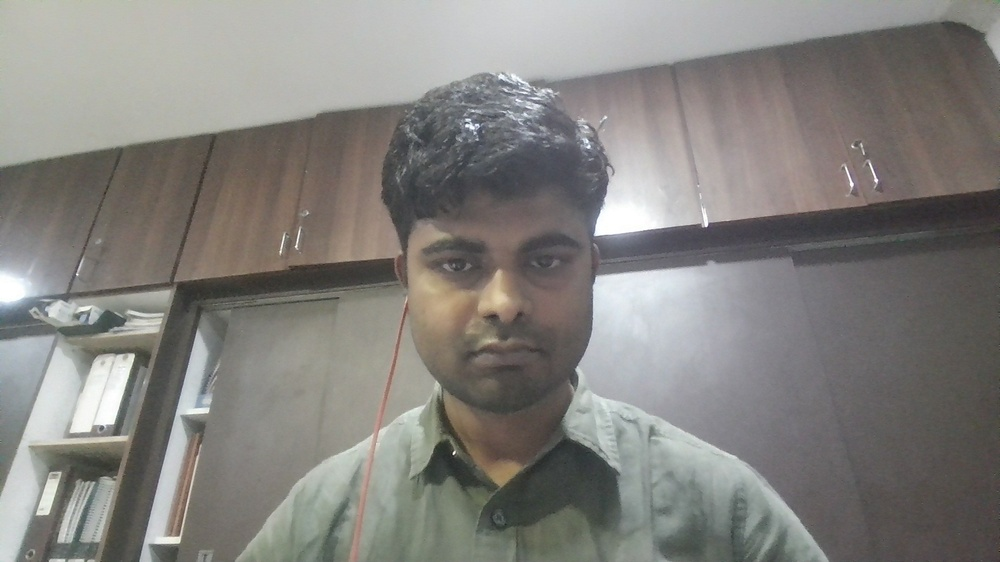
#> input picture opencv/aman_pic.jpg, 1000 x 562 px, shrunk from 1920 x 1080 before the run, given in place of the camera
$ python cv5_every_colour_except_white.py
#> lines starting #> are read from the running program, lines starting #| are printed output that depends on the picture; after the words box and inside, x2 and y2 are one past the last pixel; in counts of white or black regions, pixels touching at a corner belong together
import cv2
import numpy as np

cap=cv2.VideoCapture(0)

while True:
    _, frame =cap.read()
#> frame is the input picture: shape (562, 1000, 3); mean B, G, R 126.4, 130.2, 132.1
    hsv_frame =cv2.cvtColor(frame, cv2.COLOR_BGR2HSV)
#> hsv_frame: shape (562, 1000, 3); mean H, S, V 54.8, 21.1, 134.7

    low=np.array([0, 42, 0])
    high=np.array([179,255,255])


    mask=cv2.inRange(hsv_frame, low, high)
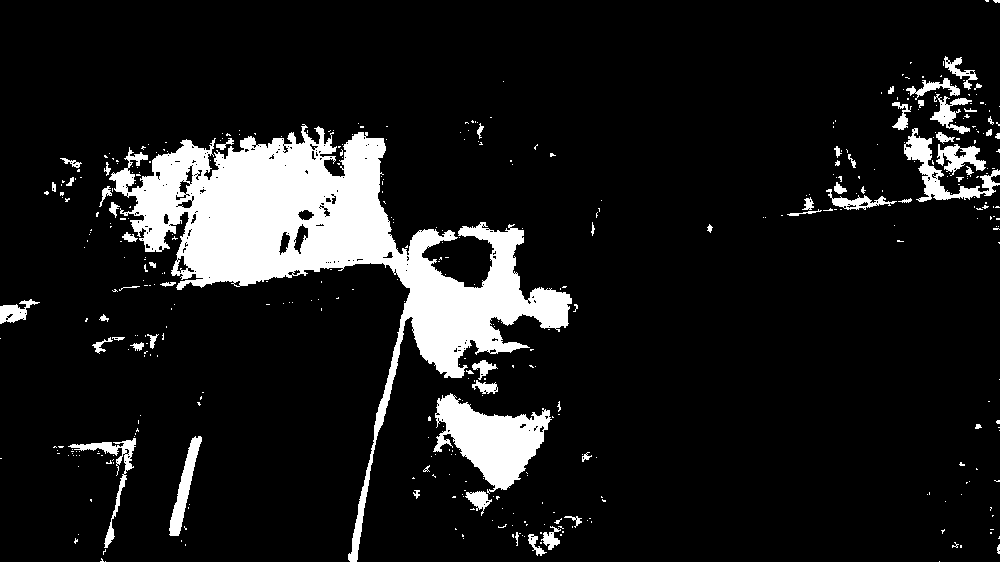
#> mask: shape (562, 1000); 11% white; 432 white regions (369 under 20 px), largest, box (x1, y1, x2, y2) and area: (109, 124, 572, 562) 44264, (433, 393, 552, 494) 5876, (904, 128, 1000, 202) 1754
    result=cv2.bitwise_and(frame, frame, mask=mask)
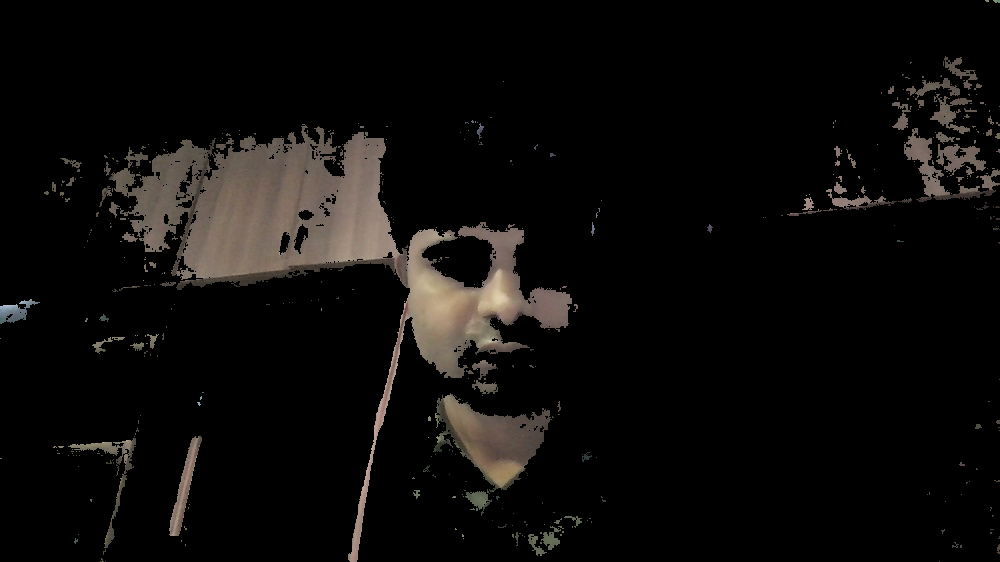
#> result: shape (562, 1000, 3); mean B, G, R 10.5, 11.8, 13.3

    cv2.imshow("Frame", frame)
    cv2.imshow('green', result)

    key=cv2.waitKey(1)
#> (key Esc is pressed here)
    if key==27:
        break

$ run again, on opencv/aman_deep.jpeg
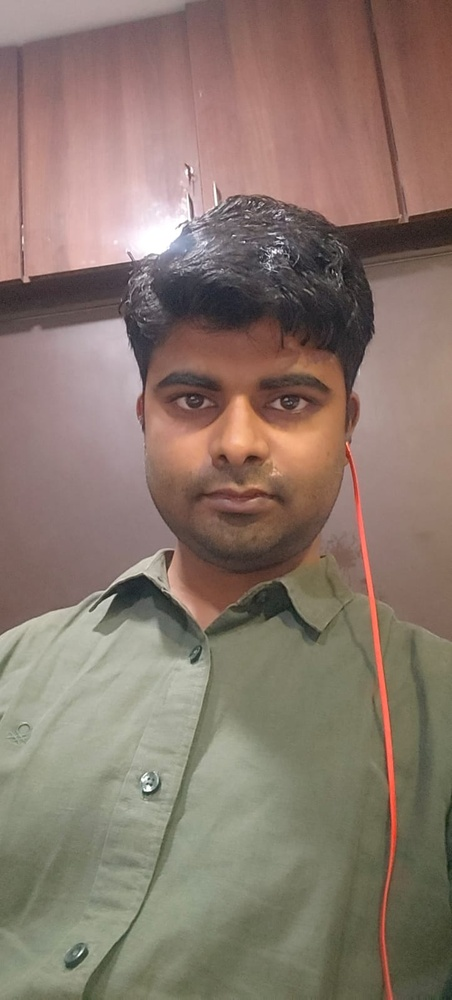
#> input picture opencv/aman_deep.jpeg, 452 x 1000 px, shrunk from 722 x 1599 before the run, given in place of the camera
#> frame is the input picture: shape (1000, 452, 3); mean B, G, R 108.8, 119.9, 137.6
#> hsv_frame: shape (1000, 452, 3); mean H, S, V 40.4, 56.8, 138.9
#> `mask=cv2.inRange(hsv_frame, low, high)`:
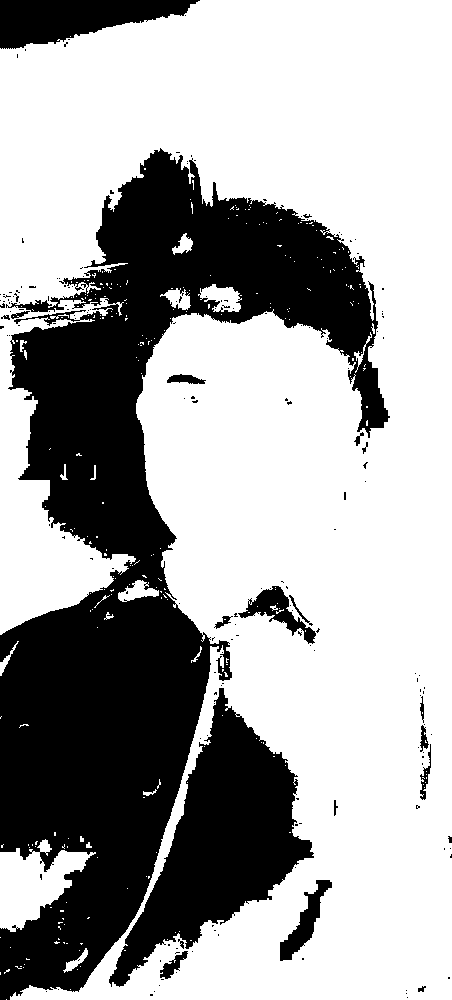
#> mask: shape (1000, 452); 65.3% white; 182 black regions (162 under 20 px), largest, box (x1, y1, x2, y2) and area: (0, 148, 390, 1000) 122472, (109, 688, 314, 987) 23777, (0, 0, 200, 49) 6008
#> `result=cv2.bitwise_and(frame, frame, mask=mask)`:
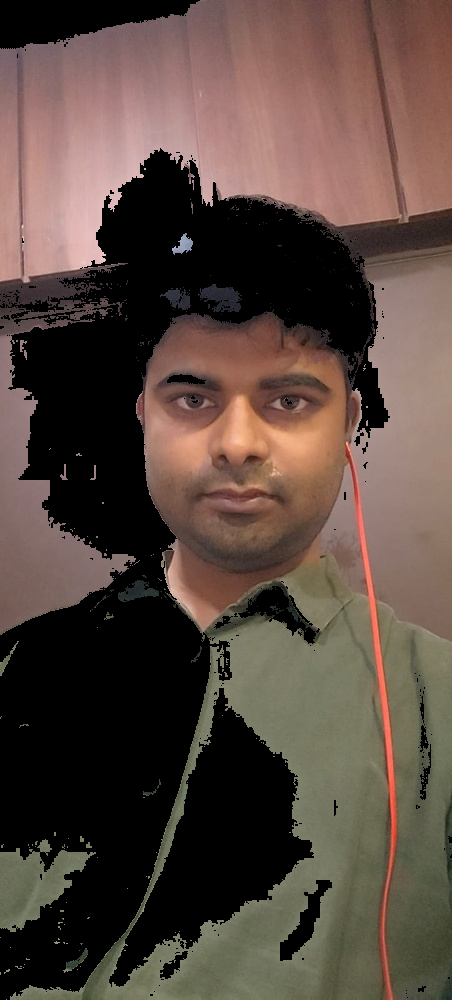
#> result: shape (1000, 452, 3); mean B, G, R 63.2, 71.4, 87.6
